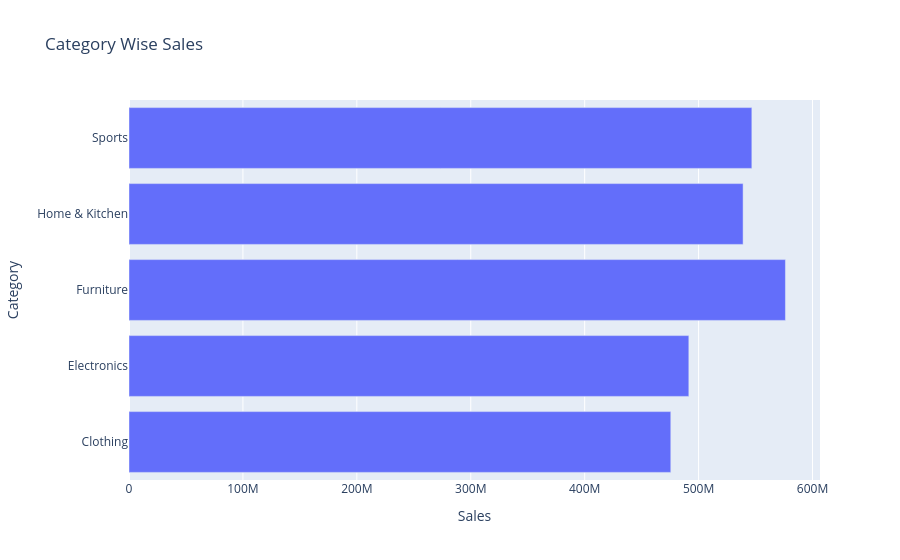

Notebook source saved alongside this figure:
### Markdown cell above
**Code Cell 3
Horizontal Bar Chart**

### Code cell
fig = px.bar(

    category_sales,

    x="Sales",

    y="Category",

    orientation="h",

    title="Category Wise Sales"

)

fig.show()

### Figure 1 — Plotly figure (JSON) as saved in the notebook; plotly's stock layout.template omitted (floating-point values rounded to 4 significant figures)
{"data": [{"hovertemplate": "Sales=%{x}<br>Category=%{y}<extra></extra>", "legendgroup": "", "marker": {"color": "#636efa", "pattern": {"shape": ""}}, "name": "", "orientation": "h", "showlegend": false, "textposition": "auto", "type": "bar", "x": [475600000.0, 491400000.0, 576200000.0, 539100000.0, 546700000.0], "xaxis": "x", "y": ["Clothing", "Electronics", "Furniture", "Home & Kitchen", "Sports"], "yaxis": "y"}], "layout": {"barmode": "relative", "legend": {"tracegroupgap": 0}, "title": {"text": "Category Wise Sales"}, "xaxis": {"anchor": "y", "domain": [0, 1], "title": {"text": "Sales"}}, "yaxis": {"anchor": "x", "domain": [0, 1], "title": {"text": "Category"}}}}
